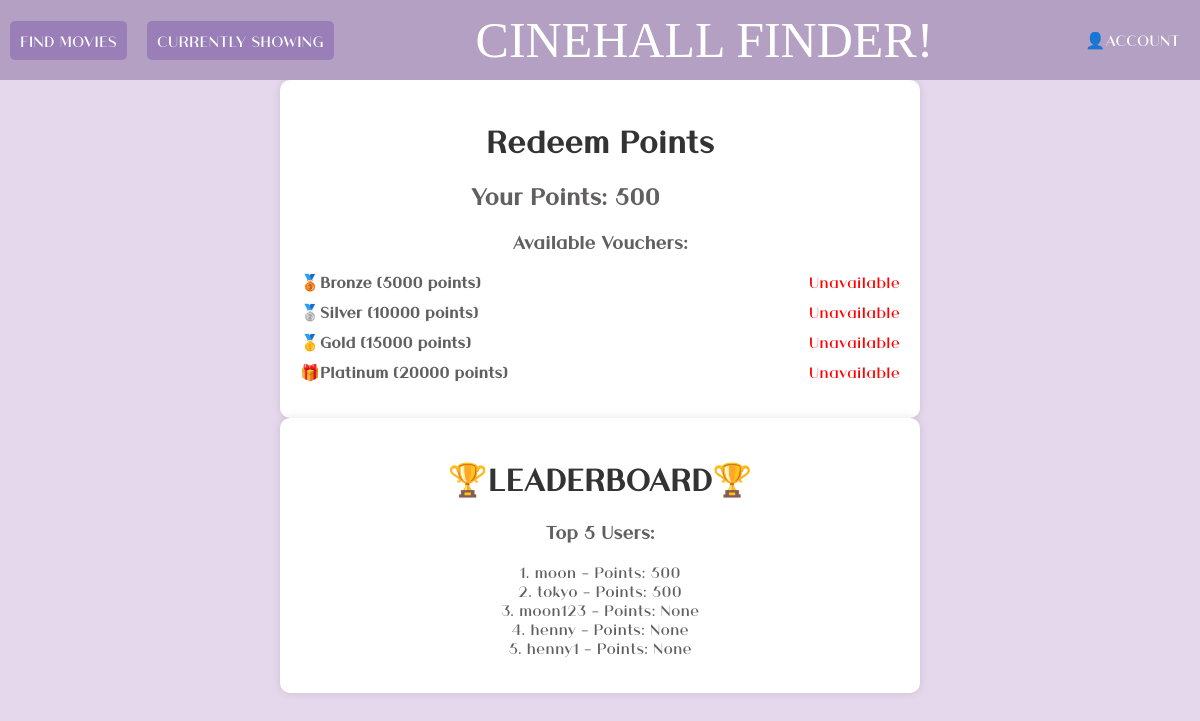
The app's page /redeem_points/1 (signed in), older data.
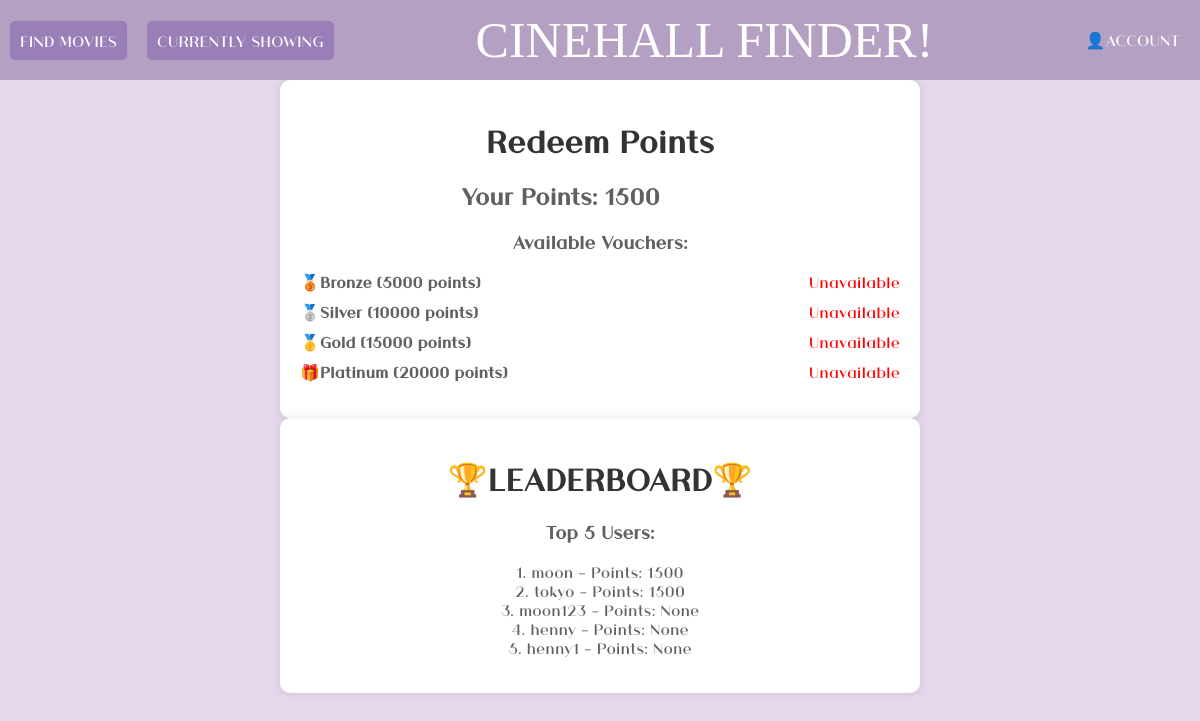
The same page, newer data.
### app/models.py (models this page shows, shortened)
class User(db.Model):
    id = db.Column(db.Integer, primary_key=True)
    username = db.Column(db.String(80), unique=True, nullable=False)
    email = db.Column(db.String(120), unique=True, nullable=False)
    password = db.Column(db.String(80), nullable=False)
    security_answer = db.Column(db.String(255), nullable=False)
    points = db.Column(db.Integer, default=0, nullable=False)
    vouchers = db.relationship('Voucher', secondary=user_vouchers,
                               backref=db.backref('users', lazy='dynamic'))
    friends = relationship(
        'User',
        secondary='friendship',
        primaryjoin=id == Friendship.user_id,
        secondaryjoin=id == Friendship.friend_id,
        backref='friend_of'
    )

### app/routes.py (the view)
@app.route('/redeem_points/<username>', methods=['GET'])
def redeem_points(username):
    current_username = session.get('username')
    if current_username:
        user = User.query.filter_by(username=current_username).first()
        if user.points is None:
            user.points = 0
            db.session.commit()
        user_points = user.points
        top_users = User.query.order_by(User.points.desc()).limit(5).all()
        bronze_threshold = 5000
        silver_threshold = 10000
        gold_threshold = 15000
        platinum_threshold = 20000
        voucher = None
        if user_points >= platinum_threshold:
            voucher = 'Platinum'
        elif user_points >= gold_threshold:
            voucher = 'Gold'
        elif user_points >= silver_threshold:
            voucher = 'Silver'
        elif user_points >= bronze_threshold:
            voucher = 'Bronze'
        return render_template('redeem_points.html', points=user_points, voucher=voucher,top_users=top_users,username=username)
    else:
        flash('User not logged in!', 'error')
        return redirect(url_for('login'))

### app/templates/redeem_points.html (shortened to what this page needs)
{% extends "base1.html" %}
{% block content %}
<div class="container">
    <h1>Redeem Points</h1>
    <div class="points-container">
        <h2>Your Points: {{ points }}</h2>
    </div>
    <div class="voucher-list">
        <h3>Available Vouchers:</h3>
        <ul>
            <li class="voucher-item">
                <span class="voucher-name">🥉Bronze (5000 points)</span>
                {% if points >= 5000 %}
                <span class="available">Available</span>
                {% else %}
                <span class="unavailable">Unavailable</span>
                {% endif %}
            </li>
            <li class="voucher-item">
                <span class="voucher-name">🥈Silver (10000 points)</span>
                {% if points >= 10000 %}
                <span class="available">Available</span>
                {% else %}
                <span class="unavailable">Unavailable</span>
                {% endif %}
            </li>
            <li class="voucher-item">
                <span class="voucher-name">🥇Gold (15000 points)</span>
                {% if points >= 15000 %}
                <span class="available">Available</span>
                {% else %}
                <span class="unavailable">Unavailable</span>
                {% endif %}
            </li>
            <li class="voucher-item">
                <span class="voucher-name">🎁Platinum (20000 points)</span>
                {% if points >= 20000 %}
                <span class="available">Available</span>
                {% else %}
                <span class="unavailable">Unavailable</span>
                {% endif %}
            </li>
        </ul>
    </div>
</div>
<div class="container">
    <h1>🏆LEADERBOARD🏆</h1>
    <div class="voucher-list">
        <h3>Top 5 Users:</h3>
        <ul>
            {% for user_index in range(5) %}
            <li>{{ user_index + 1 }}. {{ top_users[user_index].username }} - Points: {{ top_users[user_index].points }}</li>
            {% endfor %}
        </ul>
    </div>
</div>
{% endblock %}

### app/templates/base1.html (shortened to what this page needs)
<!DOCTYPE html>
<html lang="en">
<head>
</head>
<body>
    <div class="navbar">
        <div class="icons">
            <div class="dropdown">
                <a href="{{ url_for('search', username=username) }}" class="all-products-button">FIND MOVIES</a>
            </div>
            <div class="dropdown">
                <a href="{{ url_for('current_movies', username=username) }}" class="all-products-button">CURRENTLY SHOWING</a>
            </div>
        </div>
        <div class="icons">
            <a href="{{ url_for('dashboard', username=session.username) }}" class="website-name">CINEHALL FINDER!</a>
        </div>
        <div class="'icons">
            <div class="dropdown">
                <a href="#">👤ACCOUNT</a>
            </div>
        </div>
    </div>
    <div class="content">
        {% block content %}{% endblock %}
    </div>
</body>
</html>

### app/templates/base1.html (style rules this page uses)
body { margin: 0; font-family: Font1,Arial, sans-serif; background-color: #e5d7ec; color: #615f5f; text-align: center; }
.navbar { display: flex; justify-content: space-between; align-items: center; background-color: #b4a0c3; color: white; padding: 10px; height: 60px; position: relative; }
.navbar a, .dropdown-content a { color: white; text-decoration: none; padding: 10px; }
.dropdown { position: relative; display: inline-block; }
.icons { display: flex; align-items: center; }
.icons a { margin-right: 20px; position: relative; }
h2 { display: flex; justify-content: flex-end; max-width: 60%; }
.website-name { font-family: myFont; font-size: 50px; }
.all-products-button { padding: 10px 20px; background-color: #997eb7; color: white; border: none; border-radius: 5px; text-decoration: none; cursor: pointer; transition: background-color 0.3s ease; }

### app/templates/redeem_points.html (style rules this page uses)
.container { max-width: 600px; margin: 0 auto; background-color: #fff; padding: 20px; border-radius: 10px; box-shadow: 0 0 10px rgba(0, 0, 0, 0.1); }
h1 { text-align: center; color: #333; }
.points-container { margin-top: 20px; }
.voucher-list { margin-top: 20px; }
.voucher-item { display: flex; justify-content: space-between; margin-bottom: 10px; }
.voucher-name { font-weight: bold; }
.unavailable { color: red; }
.voucher-list ul { list-style-type: none; padding: 0; }

Row changes from the older to the newer data that the page shows:
changed User "moon": points "500" → "1500"
Text that changed along with them:
new list line: "1 . - Points:"
new list line: "moon 1500"
new list line: "2 . - Points:"
new list line: "tokyo 1500"
list line gone: "1 . - Points:"
list line gone: "moon 500"
list line gone: "2 . - Points:"
list line gone: "tokyo 500"
